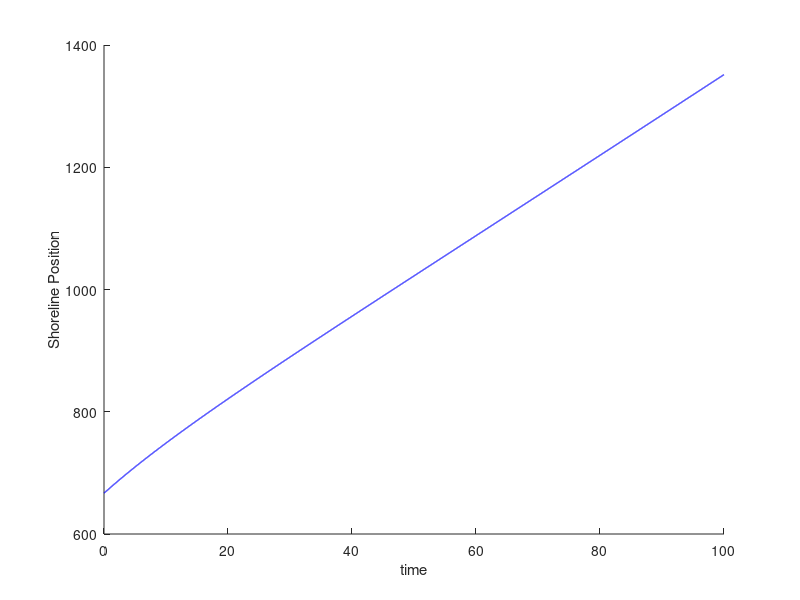

Write the MATLAB code that produced this figure. (Note: this script raises an error after producing the figure.)
% Linear increase in the nourishment flux
clc; 
% close all;
%% Input physical parameters%%%%%%%%%%%%%%%
B=0.001; %Basement slope
Dt=10;% Toe depth (meters). Typically in the range 10-20m
We=300; %Equilibrium width (meters)
He=2;  %Equilibrium heigth (meters)
Ae=0.015; %Equilibrium shoreface slope
Qow_max=100; %Maximum overwash flux (m^2/year)
Vd_max=300; %Maximum deficit volume (m^2/year)
K=10000;  %Shoreface Flux constant (m^2/year)

%% SL rise rate = a + 2bt %%%%%%%%%%%%%%%%
a=0.004;
b=0.000; % If b=0 constant sea-level rise

%% Computational parameters%%%%%%%%%%%%%%%
Tmax=100; 
Interval=20;
dt=0.01;
t=0:dt:Tmax;n=length(t);
tt=0:Interval:Tmax;nt=length(tt);
%% Nourishment parameters %%%%%%%%%%%%%%%%%%%%%%%%%%%%
Vn=100; % Nourishment Volume
k=1;
%% Initial conditions %%%%%%%%%%%%
A=Ae;W=We/3;H=He*3; %Barrier initially in equlibrium
xt=0;xs=Dt/A;xb=xs+W;xso=xs;Z=Dt;
Db=Z-B*xb; %Initial back barrier depth (meters) 
% X=Xo;
%% Variable initialization %%%%%%%%%%%%%%%%%%%%%%%%%%%%%%%%%%%
XS=zeros(1,n);
for i=1:n
%% SL curve
zdot=a+2*b*t(i); %Base-level rise rate (m/year)
Z=Z+zdot*dt;
%% Deficit volume Vd, overwash flux Qow, and shoreface flux Qsf
Vd_H=max(0,(He-H)*W);
Vd_B=max(0,(We-W)*(H+Db));
Vd=Vd_H+Vd_B;
Qow_H=Qow_max*Vd_H/max(Vd,Vd_max);Qow_B=Qow_max*Vd_B/max(Vd,Vd_max);
Qow=Qow_H+Qow_B;
Qsf=K*(Ae-A);
%% Barrier evolution %%%%%%%%%%%%%%%%%%%%%%%%%%%%%%%%%
Hdot=Qow_H/W-zdot;
xbdot=Qow_B/(H+Db);
xsdot=2*Qow/(Dt+2*H)-4*Qsf*(H+Dt)/(2*H+Dt)^2;
xtdot=2*Qsf*(1/(Dt+2*H)+1/Dt)+2*zdot/A;
H=H+Hdot*dt; if H<0;tdrown_H = t(i);break; end
xb=xb+xbdot*dt;
xsold=xs;
xs=xs+xsdot*dt;
xt=xt+xtdot*dt;

%% Additional parameters
A=Dt/(xs-xt);
W=xb-xs;if W<0;tdrown_W=t(i);break; end
Db=Z-xb*B;
% Variable storage %%%%%%%%%%%%%%%%%%%%
XS(i)=xs;
end
%% Plots %%%%%%%%%%%%%%%%%%%%%%%%%%%%%%%%%%%%%%%
hold on
plot(t,XS,'b','linewidth',1)
ylabel('Shoreline Position')
xlabel('time');
yline(XS(1)+100,'b')
box on

